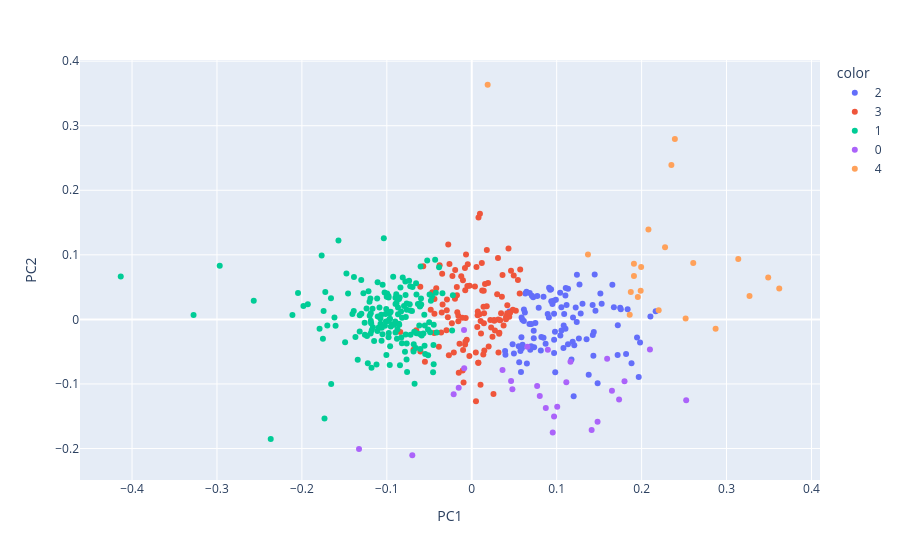

The notebook cell this image was saved under:
### Code cell
# Visualiser les classes
scatter_plot(New_cah_data,kmeans_partition)
